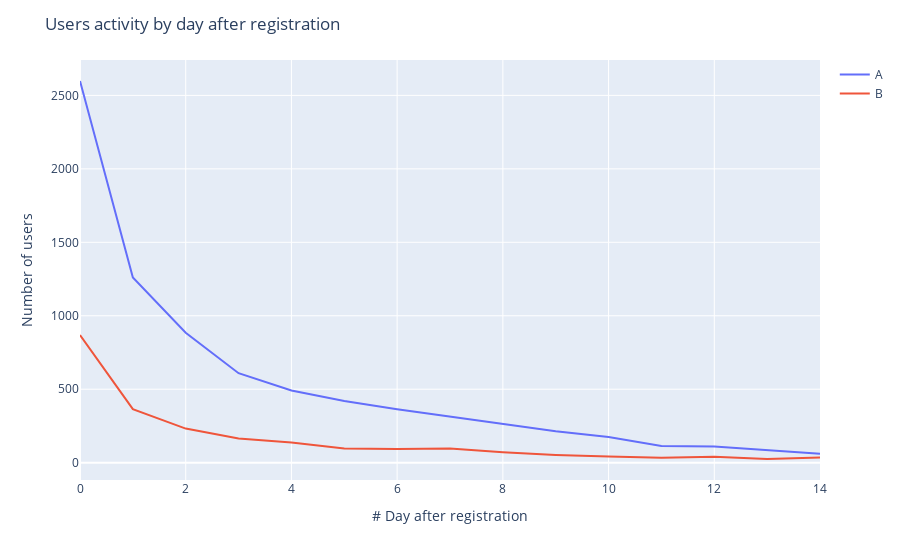

Write notebook code for a chart like this one.
### Markdown cell above
* Group A shows registrations boost staring from Dec 14 vs group B
* By weekdays group A activity is constantly higher than in B 
* In both groups Monday is the most active weekday
* Despite Xmas + New Year promo start at 25th Dec we do not indicate any significant changes in users' activity

### Code cell
fig = px.line(pd.pivot_table(df, 
                             index='group', 
                             columns='days', 
                             values='user_id', 
                             aggfunc='nunique').T)

fig.update_layout(title='Users activity by day after registration',
                  xaxis_title='# Day after registration',
                  yaxis_title='Number of users',
                  legend_title=None)

### Figure 1 — Plotly figure (JSON) as saved in the notebook; plotly's stock layout.template omitted (floating-point values rounded to 4 significant figures)
{"data": [{"hovertemplate": "group=A<br>days=%{x}<br>value=%{y}<extra></extra>", "legendgroup": "A", "line": {"color": "#636efa", "dash": "solid"}, "marker": {"symbol": "circle"}, "mode": "lines", "name": "A", "orientation": "v", "showlegend": true, "type": "scatter", "x": [0, 1, 2, 3, 4, 5, 6, 7, 8, 9, 10, 11, 12, 13, 14], "xaxis": "x", "y": [2598, 1261, 884, 609, 491, 420, 364, 314, 266, 214, 175, 114, 110, 88, 61], "yaxis": "y"}, {"hovertemplate": "group=B<br>days=%{x}<br>value=%{y}<extra></extra>", "legendgroup": "B", "line": {"color": "#EF553B", "dash": "solid"}, "marker": {"symbol": "circle"}, "mode": "lines", "name": "B", "orientation": "v", "showlegend": true, "type": "scatter", "x": [0, 1, 2, 3, 4, 5, 6, 7, 8, 9, 10, 11, 12, 13, 14], "xaxis": "x", "y": [869, 364, 232, 165, 138, 97, 93, 96, 71, 53, 42, 33, 41, 25, 35], "yaxis": "y"}], "layout": {"legend": {"title": {}, "tracegroupgap": 0}, "margin": {"t": 60}, "title": {"text": "Users activity by day after registration"}, "xaxis": {"anchor": "y", "domain": [0, 1], "title": {"text": "# Day after registration"}}, "yaxis": {"anchor": "x", "domain": [0, 1], "title": {"text": "Number of users"}}}}
